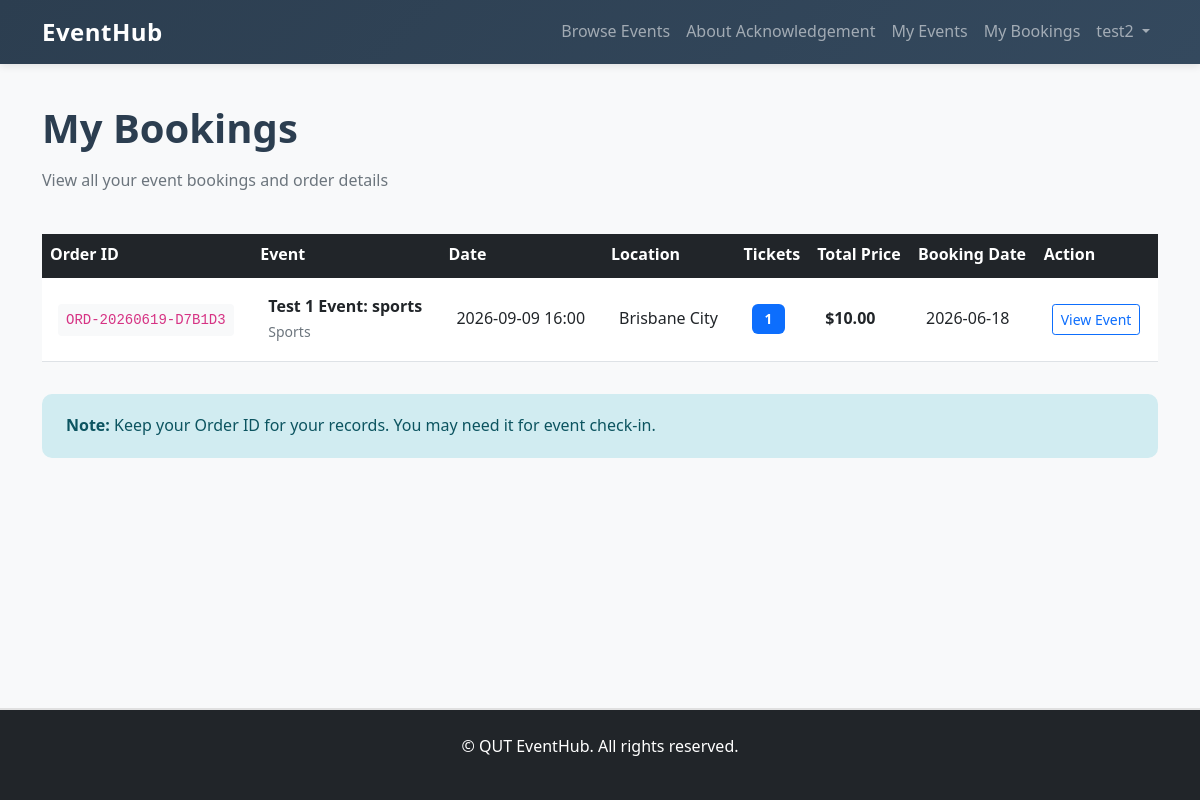
/bookings (signed in), run on the app's committed database.
### eventmanager/models.py (models this page shows, shortened)
class User(db.Model, UserMixin):
    id = db.Column(db.Integer, primary_key=True)
    first_name = db.Column(db.String(50))
    surname = db.Column(db.String(50))
    email = db.Column(db.String(100), unique=True)
    password_hash = db.Column(db.String(255))
    phone = db.Column(db.String(20))
    address = db.Column(db.String(200))
    events = db.relationship('Event', backref='organizer', foreign_keys='Event.user_id', cascade='all, delete-orphan')
    bookings = db.relationship('Booking', backref='user', foreign_keys='Booking.user_id', cascade='all, delete-orphan')
    comments = db.relationship('Comment', backref='user', foreign_keys='Comment.user_id', cascade='all, delete-orphan')

class Booking(db.Model):
    id = db.Column(db.Integer, primary_key=True)
    order_id = db.Column(db.String(50), unique=True, nullable=False)
    quantity = db.Column(db.Integer, nullable=False)
    total_price = db.Column(db.Float)
    booking_date = db.Column(db.DateTime, default=datetime.utcnow)
    user_id = db.Column(db.Integer, db.ForeignKey('user.id'), nullable=False)
    event_id = db.Column(db.Integer, db.ForeignKey('event.id'), nullable=False)

class Event(db.Model):
    id = db.Column(db.Integer, primary_key=True)
    title = db.Column(db.String(100), nullable=False)
    description = db.Column(db.Text)
    category = db.Column(db.String(50))
    location = db.Column(db.String(100))
    date = db.Column(db.DateTime, nullable=False)
    price = db.Column(db.Float)
    tickets_available = db.Column(db.Integer)
    image = db.Column(db.String(200))
    status = db.Column(db.String(20), default='Open')
    acknowledgement_type = db.Column(db.String(20), default='None')
    acknowledgement_text = db.Column(db.Text)
    acknowledgement_location = db.Column(db.String(100))
    user_id = db.Column(db.Integer, db.ForeignKey('user.id'), nullable=False)
    bookings = db.relationship('Booking', backref='event', foreign_keys='Booking.event_id', cascade='all, delete-orphan')
    comments = db.relationship('Comment', backref='event', foreign_keys='Comment.event_id', cascade='all, delete-orphan')

### eventmanager/views.py (the view)
@views.route('/bookings')
@login_required
def booking_history():
    bookings = Booking.query.filter_by(user_id=current_user.id).all()
    return render_template('booking_history.html', bookings=bookings)

### eventmanager/templates/booking_history.html (shortened to what this page needs)
{% extends "base.html" %}
{% block content %}
<div class="row mb-4">
    <div class="col-md-12">
        <h1>My Bookings</h1>
        <p class="text-muted">View all your event bookings and order details</p>
    </div>
</div>
{% if bookings %}
    <div class="table-responsive">
        <table class="table table-hover">
            <thead class="table-dark">
                <tr>
                    <th>Order ID</th>
                    <th>Event</th>
                    <th>Date</th>
                    <th>Location</th>
                    <th>Tickets</th>
                    <th>Total Price</th>
                    <th>Booking Date</th>
                    <th>Action</th>
                </tr>
            </thead>
            <tbody>
                {% for booking in bookings %}
                    <tr>
                        <td>
                            <code class="bg-light p-2 rounded">{{ booking.order_id }}</code>
                        </td>
                        <td>
                            <strong>{{ booking.event.title }}</strong><br>
                            <small class="text-muted">{{ booking.event.category }}</small>
                        </td>
                        <td>{{ booking.event.date.strftime('%Y-%m-%d %H:%M') }}</td>
                        <td>{{ booking.event.location }}</td>
                        <td><span class="badge bg-primary">{{ booking.quantity }}</span></td>
                        <td><strong>${{ "%.2f"|format(booking.total_price) }}</strong></td>
                        <td>{{ booking.booking_date.strftime('%Y-%m-%d') }}</td>
                        <td>
                            <a href="{{ url_for('views.event_details', event_id=booking.event.id) }}" class="btn btn-sm btn-outline-primary">
                                View Event
                            </a>
                        </td>
                    </tr>
                {% endfor %}
            </tbody>
        </table>
    </div>
    <div class="alert alert-info mt-3">
        <strong>Note:</strong> Keep your Order ID for your records. You may need it for event check-in.
    </div>
{% else %}
    <div class="alert alert-info">
        You haven't booked any events yet. <a href="{{ url_for('views.index') }}">Browse events</a> to get started!
    </div>
{% endif %}
{% endblock %}

### eventmanager/templates/base.html (shortened to what this page needs)
<!DOCTYPE html>
<html lang="en">
<head>
    <link href="https://cdn.jsdelivr.net/npm/bootstrap@5.1.3/dist/css/bootstrap.min.css" rel="stylesheet">
    <link rel="stylesheet" href="{{ url_for('static', filename='css/style.css') }}">
</head>
<body>
    <nav class="navbar navbar-expand-lg navbar-dark bg-dark">
        <div class="container">
            <a class="navbar-brand" href="{{ url_for('views.index') }}">
                <strong>EventHub</strong>
            </a>
            <div class="collapse navbar-collapse" id="navbarNav">
                <ul class="navbar-nav ms-auto">
                    <li class="nav-item">
                        <a class="nav-link" href="{{ url_for('views.index') }}">Browse Events</a>
                    </li>
                    <li class="nav-item">
                        <a class="nav-link" href="{{ url_for('views.about_acknowledgement') }}">About Acknowledgement</a>
                    </li>
                    {% if current_user.is_authenticated %}
                        <li class="nav-item">
                            <a class="nav-link" href="{{ url_for('views.my_events') }}">My Events</a>
                        </li>
                        <li class="nav-item">
                            <a class="nav-link" href="{{ url_for('views.booking_history') }}">My Bookings</a>
                        </li>
                        <li class="nav-item dropdown">
                            <a class="nav-link dropdown-toggle" href="#" id="userDropdown" role="button" data-bs-toggle="dropdown">
                                {{ current_user.first_name }}
                            </a>
                        </li>
                    {% endif %}
                </ul>
            </div>
        </div>
    </nav>
    <main class="container my-4">
        {% block content %}{% endblock %}
    </main>
    <footer class="bg-dark text-white text-center py-4 mt-5">
        <p>&copy; QUT EventHub. All rights reserved.</p>
    </footer>
</body>
</html>

### eventmanager/static/css/style.css (style rules this page uses)
:root { --primary-color: #007bff; --secondary-color: #6c757d; --success-color: #28a745; --danger-color: #dc3545; --warning-color: #ffc107; --info-color: #17a2b8; --light-bg: #f8f9fa; }
* { margin: 0; padding: 0; box-sizing: border-box; }
body { font-family: 'Segoe UI', Tahoma, Geneva, Verdana, sans-serif; background-color: var(--light-bg); color: #333; line-height: 1.6; min-height: 100vh; display: flex; flex-direction: column; }
main { flex: 1; }
.navbar { box-shadow: 0 2px 8px rgba(0, 0, 0, 0.1); background: linear-gradient(135deg, #2c3e50 0%, #34495e 100%) !important; }
.navbar-brand { font-size: 1.5rem; font-weight: bold; letter-spacing: 0.5px; }
.nav-link { transition: all 0.3s ease; }
.btn-sm { font-size: 0.875rem; }
.badge { padding: 0.5rem 0.8rem; border-radius: 6px; font-size: 0.85rem; font-weight: 600; letter-spacing: 0.3px; }
.alert { border-radius: 10px; border: none; padding: 1.2rem 1.5rem; font-weight: 500; }
.alert-info { background-color: #d1ecf1; color: #0c5460; }
.table { overflow: hidden; background-color: white; }
.table thead { background-color: #2c3e50; color: white; font-weight: 600; }
.table tbody tr { transition: all 0.2s ease; }
.table td { vertical-align: middle; padding: 1rem; }
footer { margin-top: auto; border-top: 2px solid #e0e0e0; background-color: #2c3e50; color: white; text-align: center; padding: 2rem; }
code { background-color: #f0f0f0; padding: 0.2rem 0.4rem; border-radius: 4px; }
.bg-light { background-color: #f8f9fa !important; }
.text-center { text-align: center; }
.mb-4 { margin-bottom: 1.5rem !important; }
.mt-5 { margin-top: 3rem !important; }
h1, h2, h3, h4, h5, h6 { color: #2c3e50; font-weight: 600; margin-bottom: 1rem; }
a { color: var(--primary-color); text-decoration: none; transition: color 0.3s ease; }

### data on the page
User: first_name "test2"
Booking: order_id "ORD-20260619-D7B1D3", event "Test 1 Event: sports", event.category "Sports", event "2026-09-09 16:00", event.location "Brisbane City", quantity "1", total_price "10.00", booking_date "2026-06-18"
